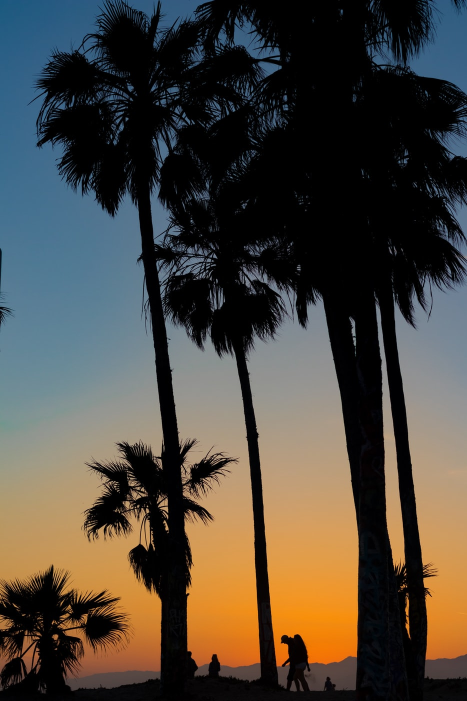
#> input picture palm_trees.jpg, 934 x 1401 px (shown at 1/2 size)
$ jupyter execute --allow-errors kmean_color_manipulation.ipynb
#> lines starting #> are read from the running program, lines starting #| are printed output that depends on the picture; after the words box and inside, x2 and y2 are one past the last pixel; in counts of white or black regions, pixels touching at a corner belong together
# K means clustering for colors in images

[cell 1]
# 1- import our libraries
import numpy as np
import matplotlib.image as mpimg
import matplotlib.pyplot as plt
import seaborn as sns
from PIL import Image as im

# 1. read an image as array

[cell 2]
# read in our image example

image_as_array = mpimg.imread("palm_trees.jpg")
#> image_as_array is the input picture: shape (1401, 934, 3); mean R, G, B 75.9, 69.9, 61.3

# 2. Perform color quantization using K-Means

[cell 3]
type(image_as_array)

[cell 4]
# när sista siffran är 3 = bilden är i färg. om 2, monochrom
image_as_array.shape
#> Out = (1401, 934, 3)

[cell 5]
image_as_array

[cell 6]
plt.imshow(image_as_array)

[cell 7]
(h,w,c)=image_as_array.shape
#> h = 1401; w = 934; c = 3

[cell 8]
h
#> Out = 1401

[cell 9]
w
#> Out = 934

[cell 10]
c
#> Out = 3

[cell 11]
total_lines = h*w
#> total_lines = 1308534
total_lines
#> Out = 1308534

[cell 12]
# om vi tänker dtype=uint8 i image_as_array, sen upplösning. vi får megabyte
total_lines*8/8/1024/1024
#> Out = 1.25

## 2.1 Converting Image into array of pixwl Values

[cell 13]
# convert our image to 2d image array
image_as_2darray = image_as_array.reshape(h*w, c)
image_as_2darray

[cell 14]
# sammaibld i en kolumn. scientific notation, väldigt lång :)
plt.imshow(image_as_2darray)
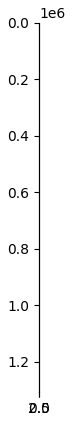
#> figure drawn by matplotlib, 1 panel

[cell 15]
image_as_array[0][0]
#> Out = [25, 89, 127]

[cell 16]
image_as_array[0][0][0]
#> Out = 25

[cell 17]
image_as_2darray[0][0]
#> Out = 25

## 2.2 apply KMeans clustering to group the pixels into k color clusters

[cell 18]
from sklearn.cluster import KMeans

model = KMeans(n_clusters=6, n_init= "auto", random_state=101)

[cell 19]
labels = model.fit_predict(image_as_2darray)
labels

[cell 20]
model.cluster_centers_

[cell 21]
rgb_codes = model.cluster_centers_.round(0).astype(int)
rgb_codes

[cell 22]
rgb_codes[labels]

## 2.3 Replace each pixel in the image with the centroid of the cluster it belongs to.

[cell 23]
final_image = np.reshape(rgb_codes[labels], (h, w, c))
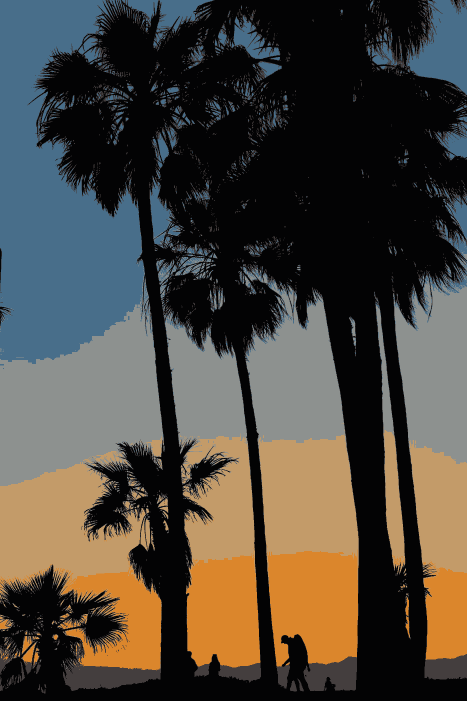
#> final_image: shape (1401, 934, 3) int64 (shown at 1/2 size); mean of channels 0, 1, 2 76, 70.1, 61.3; drawn as R, G, B
final_image

[cell 24]
model.cluster_centers_

[cell 25]
plt.imshow(final_image)

# 3. Convert the Image to black and White

Define a threshold to map pixels to either black or white based on their
brightness.

## using Kmeans_cluster 2, and recode cluster colors manually

[cell 26]
from sklearn.cluster import KMeans

model = KMeans(n_clusters=2, n_init= "auto", random_state=101)

labels = model.fit_predict(image_as_2darray)
model.cluster_centers_
color_codes = model.cluster_centers_.round(0).astype(int)
color_codes

[cell 27]
color_codes[0] = 255
color_codes[1] = 0
color_codes

[cell 28]
color_codes[labels]
## 2.3 Replace each pixel in the image with the centroid of the cluster it belongs to.
final_image = np.reshape(color_codes[labels], (h, w, c))
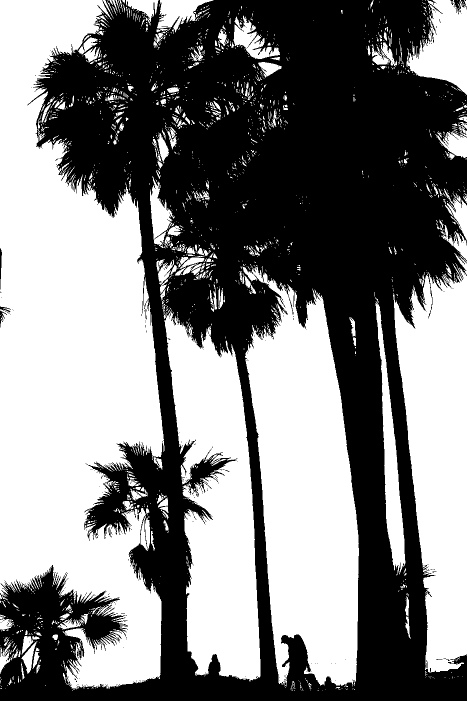
#> final_image: shape (1401, 934, 3) int64 (shown at 1/2 size); 50.6% white; 323 black regions (310 under 20 px), largest, box (x1, y1, x2, y2) and area: (0, 0, 934, 1401) 644468, (908, 0, 934, 29) 298, (0, 496, 4, 579) 186
blk_wt_pic = plt.imshow(final_image)

## Binarize using PIL method

[cell 29]
# found on https://www.kdnuggets.com/numpy-for-image-processing

# Load the image using PIL (Python Imaging Library)
img = im.open('palm_trees.jpg')

# Convert the image to grayscale
img_gray = img.convert('L')
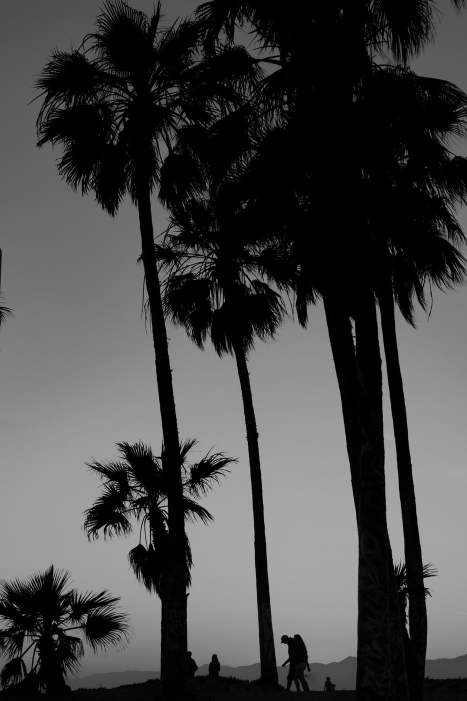
#> img_gray: PIL image 934x1401 L (shown at 1/2 size); min 0, max 201, mean 70.7

# Convert the grayscale image to a NumPy array
img_array = np.array(img_gray)

# Binarize the image using a threshold
threshold = 70
binary_img = np.where(img_array < threshold, 0, 255).astype(np.uint8)
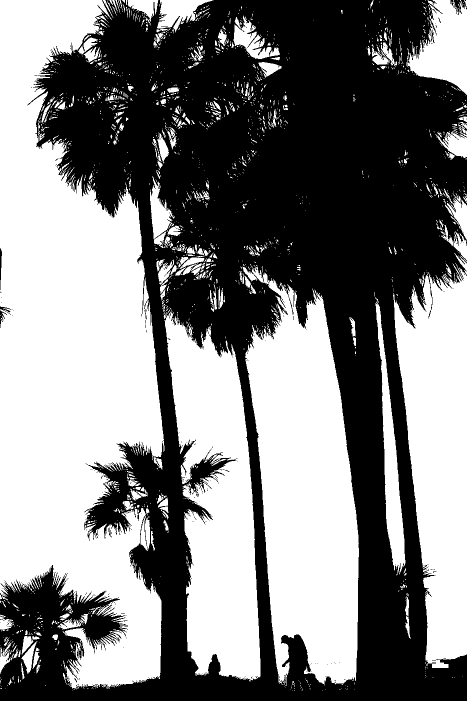
#> binary_img: shape (1401, 934) (shown at 1/2 size); 50.4% white; 307 black regions (296 under 20 px), largest, box (x1, y1, x2, y2) and area: (0, 0, 934, 1401) 647682, (907, 0, 934, 30) 357, (0, 496, 4, 580) 191

[cell 30]
# Display the original and binarized images
plt.figure(figsize= (18, 5))

plt.subplot(1, 2, 1)
plt.imshow(img_array, cmap='gray')
plt.title('Original Grayscale Image')
plt.axis('off')

plt.subplot(1, 1, 1)
plt.imshow(binary_img, cmap='gray')
plt.title('Binarized Image (Threshold = 90)')
plt.axis('off')

plt.subplot(1, 2, 2)
plt.imshow(binary_img)
plt.title('Binarized Image (Threshold = 90), def cmap')
plt.axis('off')

plt.suptitle("Black-white conversion: PIL method")
plt.tight_layout()
plt.show()

# 4. Detect contours (if possible):
Use simple mathematical techniques like detecting edges by calculating pixel
intensity differences.

[cell 31]
model = KMeans(n_clusters=3, n_init= "auto", random_state=101)

blk_wt_3darray = blk_wt_pic.get_array()
blk_wt_3darray

blk_wt_2darray = blk_wt_3darray.reshape(h*w, c)
blk_wt_2darray

## solution with Pillow

[cell 32]
from PIL import Image, ImageFilter

[cell 33]
filename = "testrgb.png"
#> (the rest of this cell did not finish here and is left out)

[cell 34]
new_pic = img.convert("L")
edges = new_pic.filter(ImageFilter.FIND_EDGES)
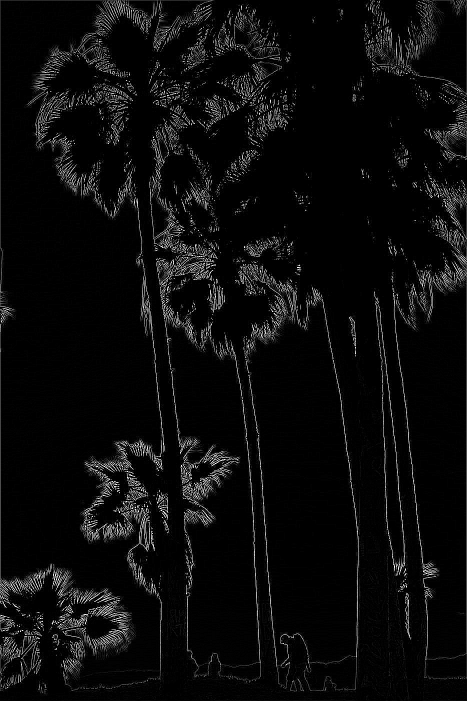
#> edges: PIL image 934x1401 L (shown at 1/2 size); min 0, max 255, mean 11.7
edges.show()
